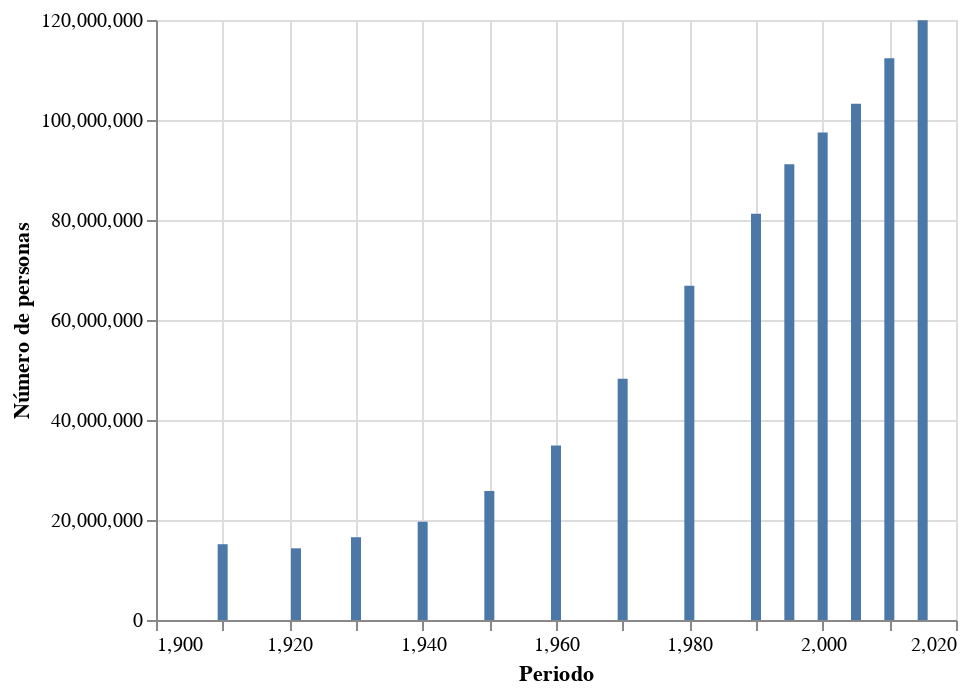

Notebook source saved alongside this figure:
### Markdown cell above
## Visualización

### Code cell
alt.Chart(datos).mark_bar().encode(
    x = "Periodo:Q",
    y = "Número de personas:Q"
)

### Figure 1 — Vega-Lite specification as saved in the notebook (floating-point values rounded to 4 significant figures)
{"$schema": "https://vega.github.io/schema/vega-lite/v2.6.0.json", "config": {"view": {"height": 300, "width": 400}}, "data": {"name": "data-cf3d660dcf7d8fe1659bd5f2e283e349"}, "datasets": {"data-cf3d660dcf7d8fe1659bd5f2e283e349": [{"Número de personas": 15160369, "Periodo": 1910}, {"Número de personas": 14334780, "Periodo": 1921}, {"Número de personas": 16552722, "Periodo": 1930}, {"Número de personas": 19653552, "Periodo": 1940}, {"Número de personas": 25791017, "Periodo": 1950}, {"Número de personas": 34923129, "Periodo": 1960}, {"Número de personas": 48225238, "Periodo": 1970}, {"Número de personas": 66846833, "Periodo": 1980}, {"Número de personas": 81249645, "Periodo": 1990}, {"Número de personas": 91158290, "Periodo": 1995}, {"Número de personas": 97483412, "Periodo": 2000}, {"Número de personas": 103263388, "Periodo": 2005}, {"Número de personas": 112336538, "Periodo": 2010}, {"Número de personas": 119938473, "Periodo": 2015}]}, "encoding": {"x": {"field": "Periodo", "type": "quantitative"}, "y": {"field": "Número de personas", "type": "quantitative"}}, "mark": "bar"}
